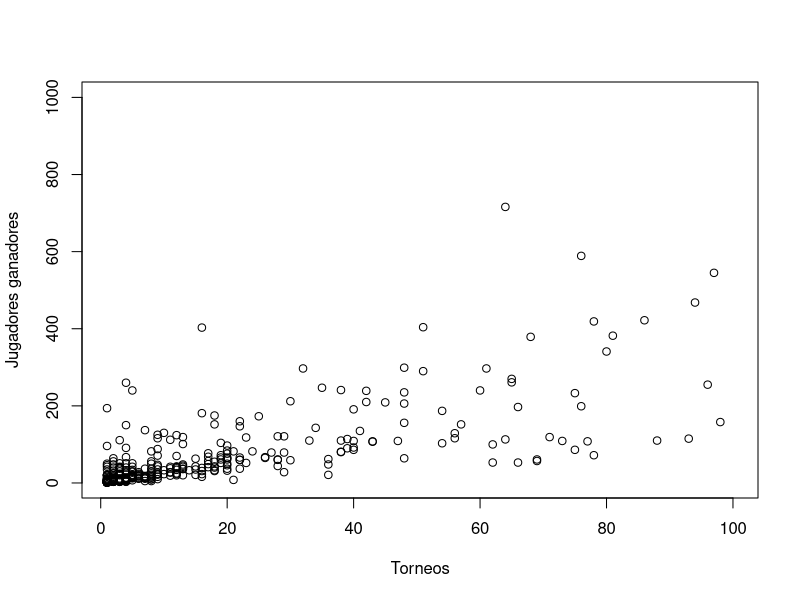
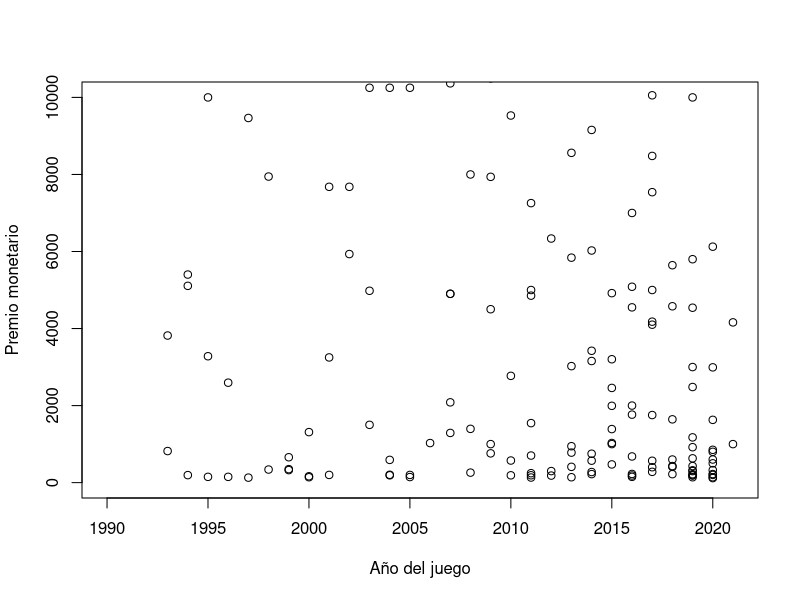
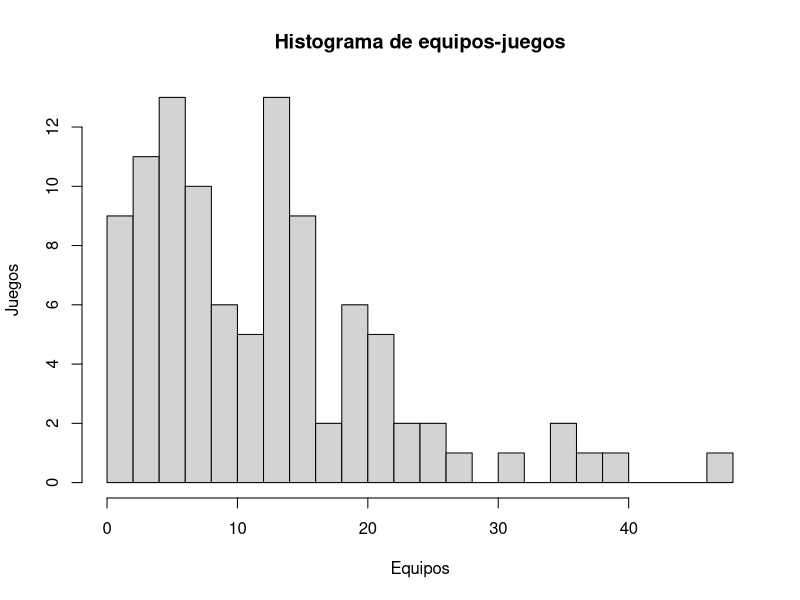
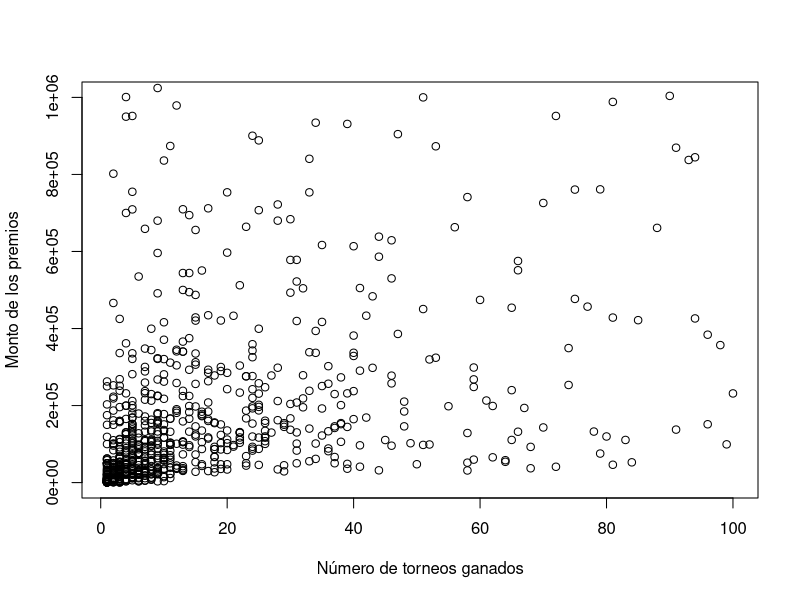

R code for these plots, in order:
## ---- chunk 1
library("readr")
library("utf8")
library("modeest")
library("dplyr")
library("ggplot2")
## ---- chunk 2
Juegos <- read_csv("GeneralEsportData.csv")
Historico <- read_csv("HistoricalEsportData.csv")
Equipos <- read_csv("highest_earning_teams.csv")
Jugadores <- read_csv("highest_earning_players.csv")
Competitive <- read_csv("competitive_game.csv")
## ---- chunk 3
# Renombrado de atributos 
Juegos %>% rename(Juego = Game, AñoLanzamiento = ReleaseDate, Premios = TotalEarnings, PremiosOnline = OnlineEarnings, JugadoresGanadores = TotalPlayers, Torneos = TotalTournaments) -> JuegosN

Jugadores %>% rename(JugadorID = PlayerId, Nombre = NameFirst, Apellido = NameLast, Usuario = CurrentHandle, CodigoPais = CountryCode, IngresosTotal = TotalUSDPrize, Juego = Game) -> JugadoresN

Historico %>% rename(Fecha = Date, Juego = Game, Premios = Earnings, NumeroJugadoresGanadores = Players, Torneos = Tournaments) -> HistoricoN

Equipos %>% rename(EquipoID = TeamId, Nombre = TeamName, MontoGanado = TotalUSDPrize, Juego = Game, GeneroJuego = Genre, TorneosGanados = TotalTournaments) -> EquiposN

Competitive %>% rename(Juego = Game, MontoGanado = `Total Money Earned`, PorcentajeMontoTotalGanado = `Total Money Earned Percentage`, Equipo = Team) -> CompetitiveN
## ---- chunk 4
# Limpieza de datos
# Juegos
select(JuegosN, -Genre) -> JuegosN
JuegosN$Premios[JuegosN$Premios <= 100] <- NA
JuegosN$PremiosOnline[JuegosN$PremiosOnline <= 100] <- NA
JuegosN$JugadoresGanadores[JuegosN$JugadoresGanadores == 0] <- NA
JuegosN$Torneos[JuegosN$Torneos == 0] <- NA
summary(JuegosN)

# Jugadores
summary(JugadoresN)

# Equipos
summary(EquiposN)

# Competitive #Falta cómo limpiar el porcentaje
CompetitiveN$MontoGanado = as.numeric(gsub("[\\$,]", "",  CompetitiveN$MontoGanado))
CompetitiveN$MontoGanado[CompetitiveN$MontoGanado == 0] <- NA
summary(CompetitiveN)

#Histórico
HistoricoN$Premios[HistoricoN$Premios <= 100] <- NA
HistoricoN$NumeroJugadoresGanadores[HistoricoN$NumeroJugadoresGanadores == 0] <- NA
summary(HistoricoN)

## ---- chunk 5
summary(Juegos)
## ---- chunk 6

mediaTotalEarnings = mean(Juegos$TotalEarnings)

round(mediaTotalEarnings,2)

## ---- chunk 7
mediaPremiosOnline = round(mean(JuegosN$PremiosOnline, na.rm=TRUE), 2)
## ---- chunk 8
mediaGanadores = mean(JuegosN$JugadoresGanadores, na.rm = TRUE)

round(mediaGanadores,0)

## ---- chunk 9
mediaJugadores = floor(mean(HistoricoN$NumeroJugadoresGanadores, na.rm = TRUE))
mediaJugadores
## ---- chunk 10
getmode <- function(v) {
   uniqv <- unique(v)
   uniqv[which.max(tabulate(match(v, uniqv)))]
}
modaJuego = getmode(HistoricoN$Juego)
modaJuego
## ---- chunk 11
plot(JuegosN$Torneos, JuegosN$JugadoresGanadores, xlab = "Torneos", ylab = "Jugadores ganadores", xlim = c(1,100), ylim = c(1, 1000))
## ---- chunk 12
plot(JuegosN$AñoLanzamiento, JuegosN$Premios, xlab = "Año del juego", ylab = "Premio monetario", xlim = c(1990, 2021), ylim = c(1, 10000))
## ---- chunk 13
hist(table(CompetitiveN$Equipo), breaks = 20, xlab = "Equipos", ylab = "Juegos", main = "Histograma de equipos-juegos")
## ---- chunk 14
plot(EquiposN$TorneosGanados, EquiposN$MontoGanado,
     xlab = "Número de torneos ganados",
     ylab = "Monto de los premios",
     xlim = c(1, 100),
     ylim = c(1, 1000000))
